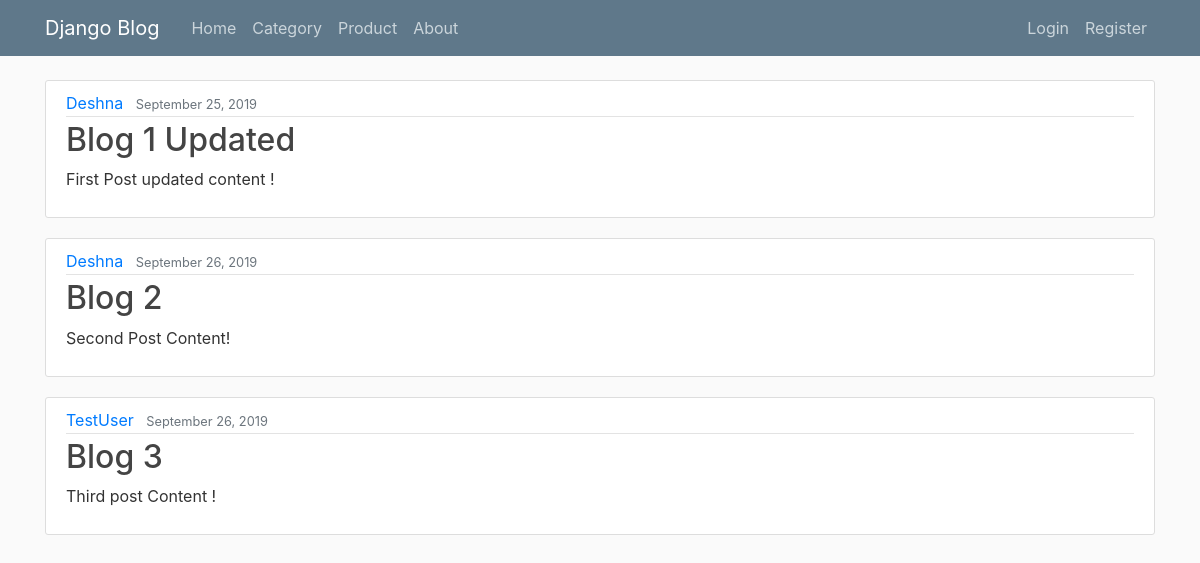
The page / on the database its author committed.
### blog/models.py (models this page shows, shortened)
class Post(models.Model):
	title = models.CharField(max_length=100)
	content = models.TextField()
	date_posted = models.DateTimeField(default=timezone.now)
	author = models.ForeignKey(User, on_delete=models.CASCADE)

### blog/views.py (the view)
# urls.py: path('', views.home, name='blog-home'),
def home(request):
	context = {
		'posts': Post.objects.all()
	}
	return render(request,'blog/home.html',context)

### blog/templates/blog/home.html
{% extends "blog/base.html" %}
{% block content %}
	{% for post in posts%}
		<article class="media content-section">
		  <div class="media-body">
			<div class="article-metadata">
			  <a class="mr-2" href="#">{{ post.author }}</a>
			  <small class="text-muted">{{ post.date_posted|date:"F d, Y" }}</small>
			</div>
			<h2><a class="article-title" href="#">{{ post.title }}</a></h2>
			<p class="article-content">{{ post.content }}</p>
		  </div>
		</article>
	{% endfor %}
{% endblock content %}

### blog/templates/blog/base.html (shortened to what this page needs)
{% load static %}
<!DOCTYPE html>
<html>
<head>
    <link rel="stylesheet" href="https://stackpath.bootstrapcdn.com/bootstrap/4.3.1/css/bootstrap.min.css">
    <link rel="stylesheet" type="text/css" href="{% static 'blog/main.css' %}" >
</head>
<body>
	<header class="site-header">
	  <nav class="navbar navbar-expand-md navbar-dark bg-steel fixed-top">
		<div class="container">
		  <a class="navbar-brand mr-4" href="{% url 'blog-home' %}">Django Blog</a>
		  <div class="collapse navbar-collapse" id="navbarToggle">
			<div class="navbar-nav mr-auto">
			  <a class="nav-item nav-link" href="{% url 'blog-home' %}">Home</a>
			  <a class="nav-item nav-link" href="{% url 'blog-category' %}">Category</a>
			  <a class="nav-item nav-link" href="{% url 'blog-product' %}">Product</a>
			  <a class="nav-item nav-link" href="{% url 'blog-about' %}">About</a>
			</div>
			<div class="navbar-nav">
				{% if user.is_authenticated %}
					<a class="nav-item nav-link" href="{% url 'logout' %}">Logout</a>
				{% else %}
					<a class="nav-item nav-link" href="{% url 'login' %}">Login</a>
					<a class="nav-item nav-link" href="{% url 'register' %}">Register</a>
				{% endif %}
			</div>
		  </div>
		</div>
	  </nav>
	</header>
	<main role="main" class="container">
	  <div class="row">
		<div class="col-md-12">
			{% block content %}{% endblock %}
		</div>
	  </div>
	</main>
</body>

### blog/static/blog/main.css (style rules this page uses)
body { background: #fafafa; color: #333333; margin-top: 5rem; }
h1, h2, h3, h4, h5, h6 { color: #444444; }
.bg-steel { background-color: #5f788a; }
.site-header .navbar-nav .nav-link { color: #cbd5db; }
.content-section { background: #ffffff; padding: 10px 20px; border: 1px solid #dddddd; border-radius: 3px; margin-bottom: 20px; }
.article-title { color: #444444; }
.article-content { white-space: pre-line; }
.article-metadata { padding-bottom: 1px; margin-bottom: 4px; border-bottom: 1px solid #e3e3e3 }

### rows shown on the page
Post: author "Deshna", date_posted "September 25, 2019", title "Blog 1 Updated", content "First Post updated content !"
Post: author "Deshna", date_posted "September 26, 2019", title "Blog 2", content "Second Post Content!"
Post: author "TestUser", date_posted "September 26, 2019", title "Blog 3", content "Third post Content !"
